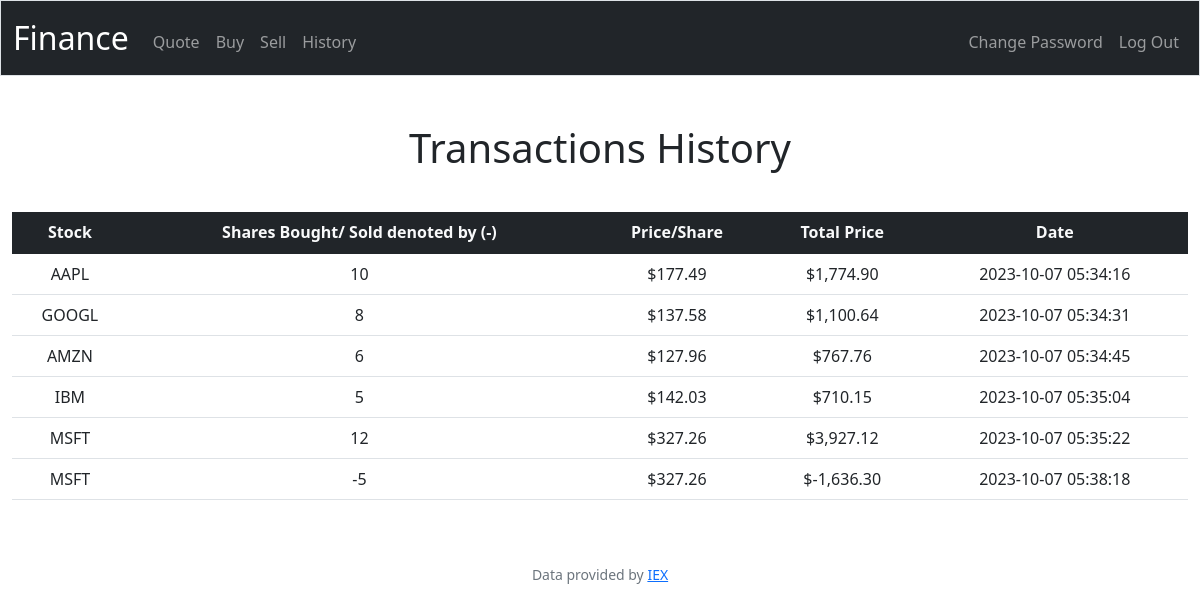
The app's page /history (signed in), older data.
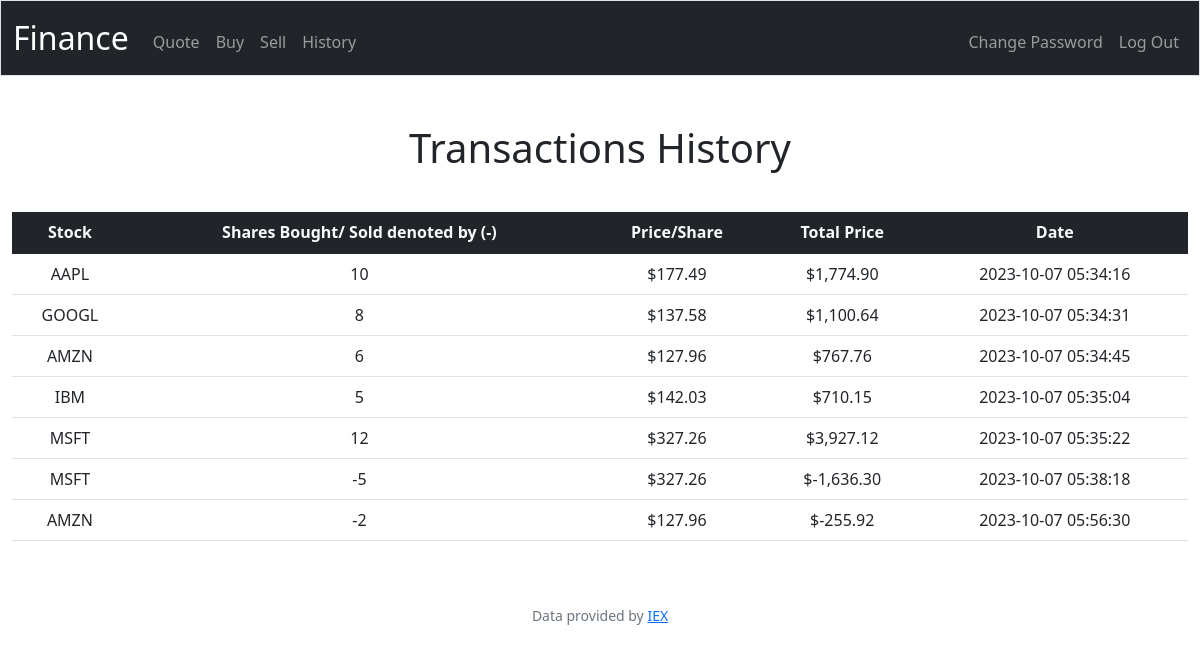
The same page, newer data.
### tables this page shows
CREATE TABLE transactions (id INTEGER PRIMARY KEY AUTOINCREMENT, user_id INTEGER, symbol TEXT, shares INTEGER, price FLOAT, date TIMESTAMP);

### app.py (the view)
@app.route("/history")
@login_required
def history():
    user_id = session["user_id"]
    user_transactions = db.execute(
        "SELECT * FROM transactions WHERE user_id = ? GROUP BY date", user_id)
    return render_template("history.html", transactions=user_transactions)

### app.py (called while the page is built)
@app.after_request
def after_request(response):
    response.headers["Cache-Control"] = "no-cache, no-store, must-revalidate"
    response.headers["Expires"] = 0
    response.headers["Pragma"] = "no-cache"
    return response

### helpers.py (called while the page is built)
def login_required(f):
    @wraps(f)
    def decorated_function(*args, **kwargs):
        if session.get("user_id") is None:
            return redirect("/login")
        return f(*args, **kwargs)
    return decorated_function

def usd(value):
    return f"${value:,.2f}"

### templates/history.html (shortened to what this page needs)
{% extends "layout.html" %}
{% block main %}
    <h1 class="text-center">Transactions History</h1>
    <table class="table">
      <thead class="bg-dark text-light">
        <tr>
          <th scope="col">Stock</th>
          <th scope="col">Shares Bought/ Sold denoted by (-)</th>
          <th scope="col">Price/Share</th>
          <th scope="col">Total Price</th>
          <th scope="col">Date</th>
        </tr>
      </thead>
      <tb>
      {% for transaction in transactions %}
      <tr>
        <td>{{ transaction.symbol }}</td>
        <td>{{ transaction.shares }}</td>
        <td>{{ transaction.price|usd }}</td>
        <td>{{ (transaction.shares * transaction.price)| usd }}</td>
        <td>{{ transaction.date }}</td>
      </tr>
      {% endfor %}
      </tb>
    </table>
{% endblock %}

Row changes from the older to the newer data that the page shows:
added transactions: (transaction.shares*transaction.price)|usd "$-255.92"
